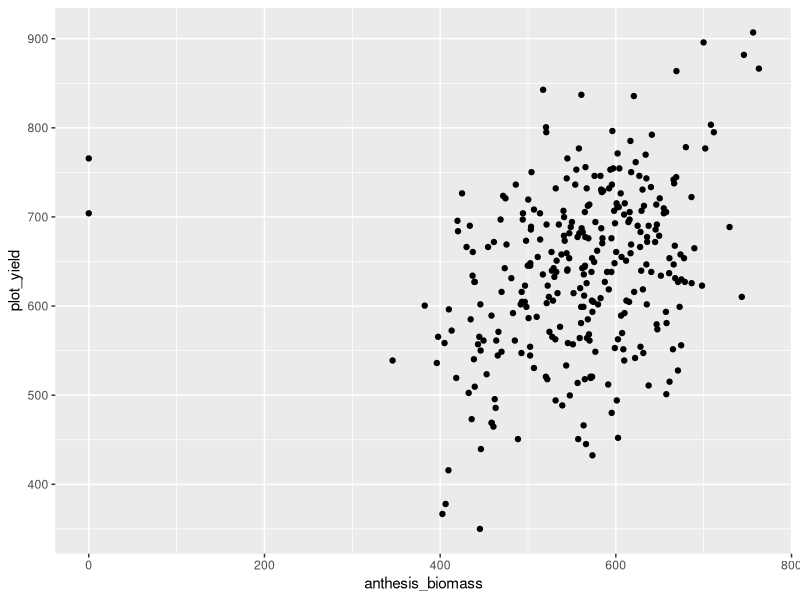
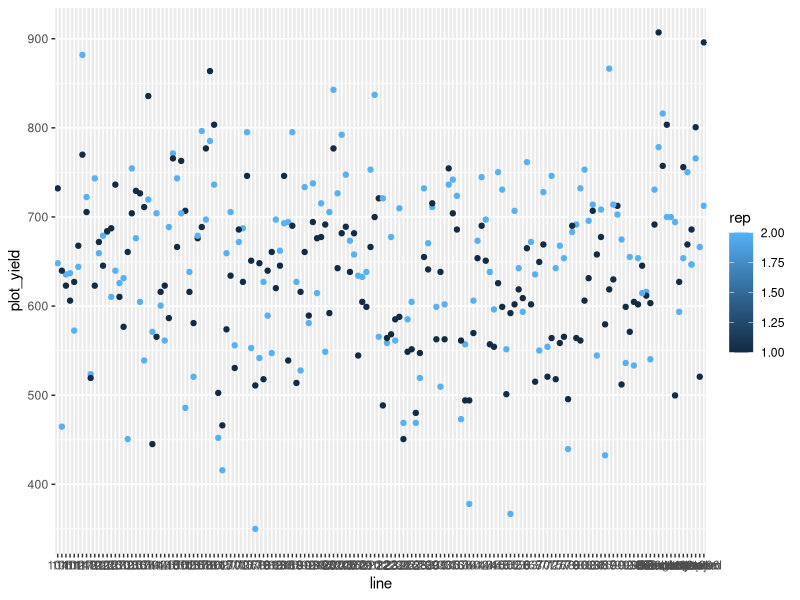
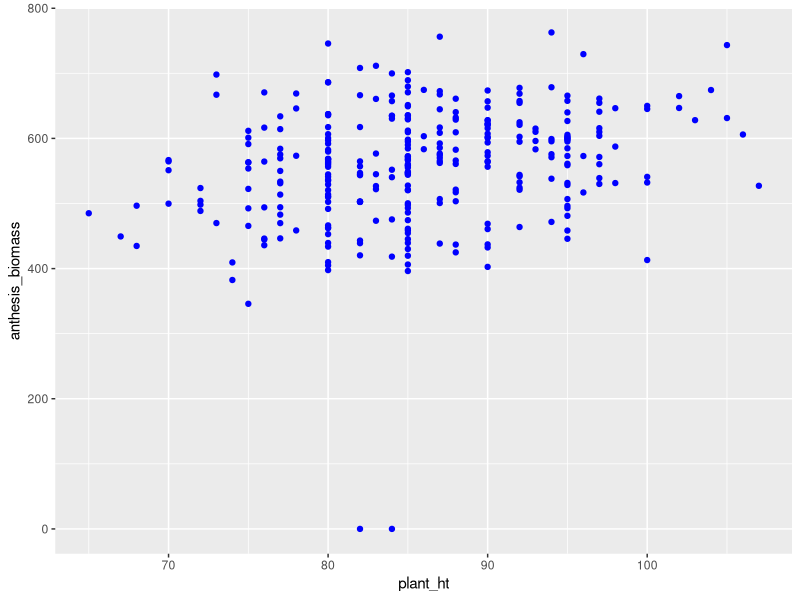
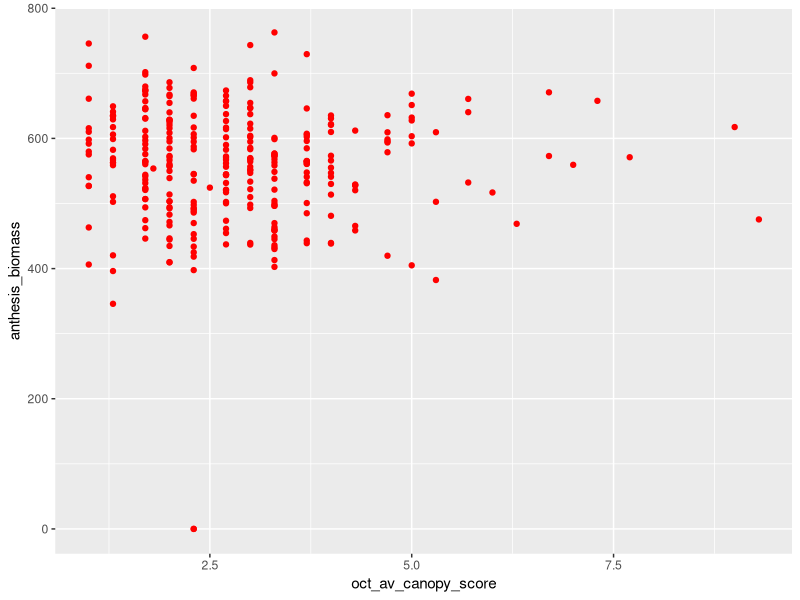
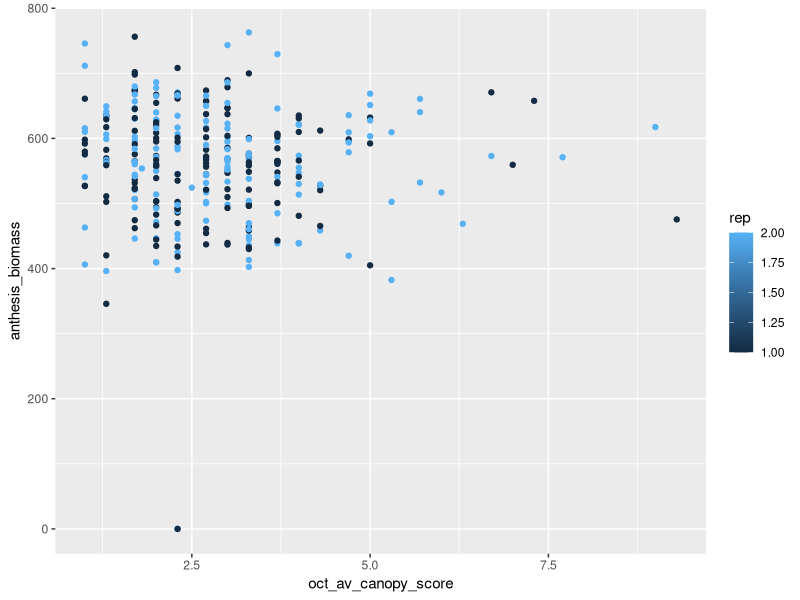
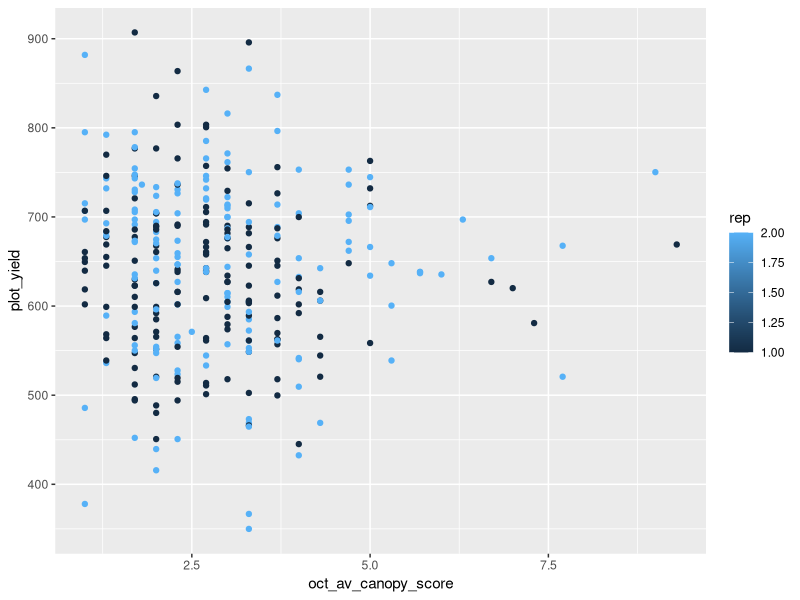
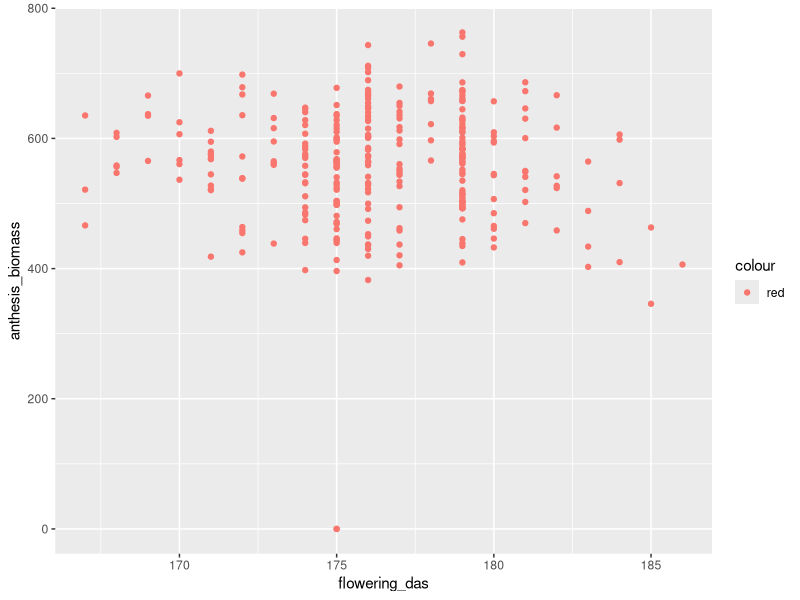
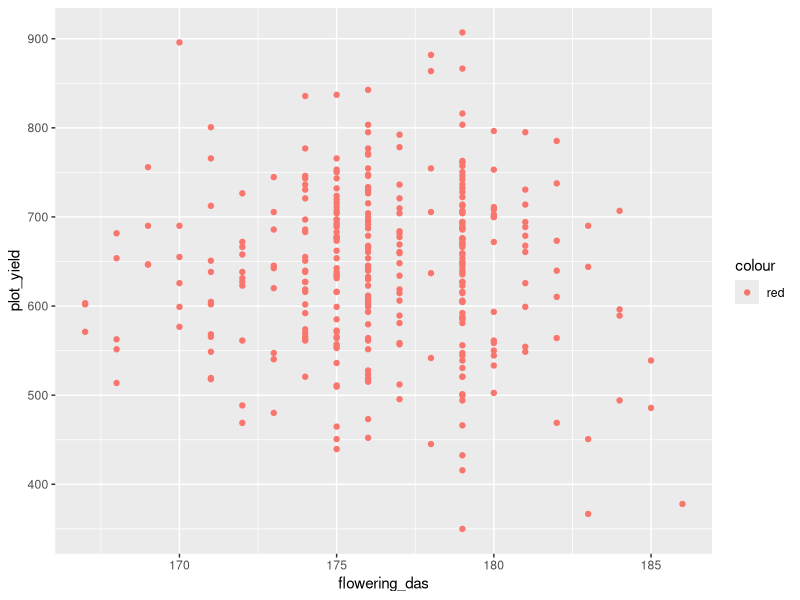

These charts were generated, in order, by the following R code:
library(tidyverse)
library(readr)
anthesis_biomass <- read_csv("data/anthesis_biomass.csv")
View(anthesis_biomass)

yield_2019 <- read_csv("data/yield_2019.csv")

combined_data <- left_join(yield_2019,anthesis_biomass)

clean_combined_data <- select(combined_data,1,2,3,4,5,6,7,8)


ggplot(data = clean_combined_data)+
  geom_point(mapping = aes(x=anthesis_biomass,y=plot_yield))


ggplot(data = clean_combined_data)+
  geom_point(mapping = aes(x=line,y=plot_yield, colour=rep))

ggplot(data = clean_combined_data)+
  geom_point(mapping = aes(x=plant_ht,y=anthesis_biomass), colour="blue")

clean_combined_data <- write_csv(clean_combined_data,"data/clean_combined_data.csv")

ggplot(data = clean_combined_data)+
  geom_point(mapping = aes(x=oct_av_canopy_score,y=anthesis_biomass), colour="red")

ggplot(data = clean_combined_data)+
  geom_point(mapping = aes(x=oct_av_canopy_score,y=anthesis_biomass,colour=rep))

ggplot(data = clean_combined_data)+
  geom_point(mapping = aes(x=oct_av_canopy_score,y=plot_yield,colour=rep))


yield_2019 <- read_csv("data/yield_2019.csv", 
                       col_types = cols(flowering_das = col_integer(), 
                                        rep = col_integer()))
clean_combined_data %>% 
  filter(oct_av_canopy_score<=2,peduncle_length>=18)
 
ggplot(data = clean_combined_data)+
  geom_point(mapping = aes(x=flowering_das,y=anthesis_biomass,colour="red"))

ggplot(data = clean_combined_data)+
  geom_point(mapping = aes(x=flowering_das,y=plot_yield,colour="red"))

summarise(clean_combined_data,
         mean_plant_ht=mean(plant_ht),
         max_yield=max(plot_yield),
         sd_plant_ht=sd(plant_ht),
         min_yield=min(plot_yield),
         mean_yield=mean(plot_yield)
          )

             